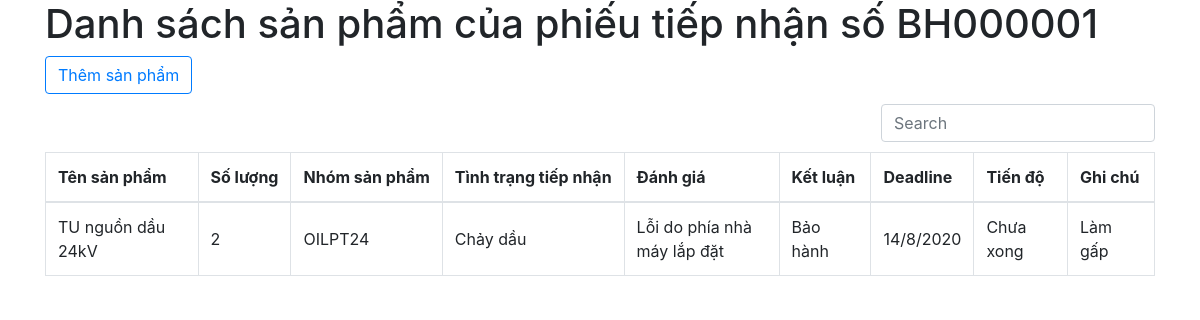
The page /baohanh/notedetail/1 on the database as committed earlier.
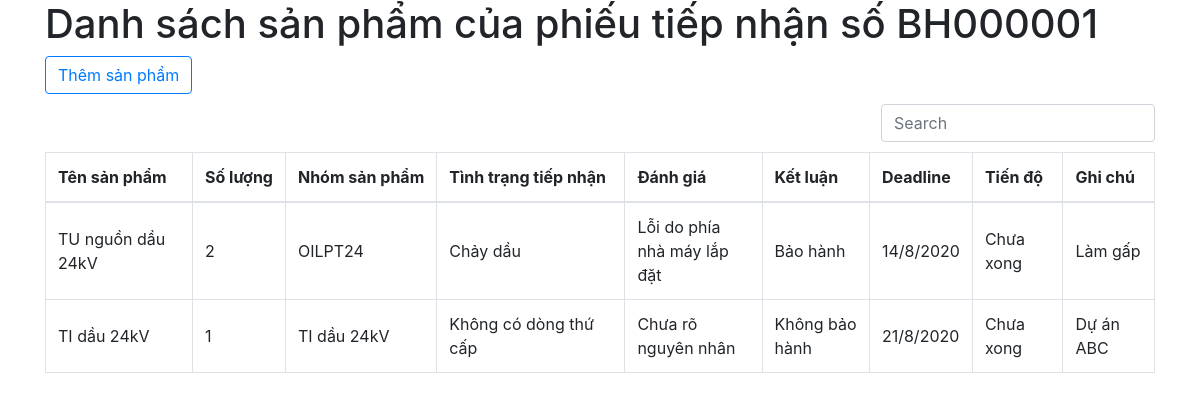
The same page on the database as committed later.
### baohanh/models.py (models this page shows, shortened)
class item(models.Model):
    group = [
        ("TIDAU24", "TI dầu 24kV"),
        ("TUDAU24","TU dầu 24kV"),
        ("TIKHO24I", "TI khô 24kV trong nhà"),
        ("TIKHO24O", "TI khô 24kV ngoài trời"),
        ("TIHT", "TI hạ thế"),
    ]
    noteNumber = models.ForeignKey(receiveTable, on_delete=models.CASCADE, related_name="item")
    itemName = models.CharField(max_length=60)
    quantity = models.IntegerField(null=False)
    itemGroup = models.CharField(max_length=10, choices=group)
    status = models.CharField(max_length=128, blank=True)
    check = models.CharField(max_length=128, blank=True)
    conclude = models.CharField(max_length=128, blank=True)
    deadline = models.DateField()
    note = models.TextField(blank=True)
    done = models.BooleanField(choices=[(True, "Xong"), (False, "Chưa xong")], default=False)

### baohanh/views.py (the view)
# urls.py: path('notedetail/<int:note_id>', views.notedetail, name="notedetail"),
def notedetail(request, note_id):
    if request.method == "POST":
        form = AddItemForm(request.POST)
        if form.is_valid():
            add_item = item()
            noteNumber = receiveTable.objects.get(id=note_id)
            add_item.noteNumber = noteNumber
            add_item.itemName = form.cleaned_data["itemName"]
            add_item.quantity = form.cleaned_data["quantity"]
            add_item.itemGroup = form.cleaned_data["itemGroup"]
            add_item.status = form.cleaned_data["status"]
            add_item.check = form.cleaned_data["check"]
            add_item.conclude = form.cleaned_data["conclude"]
            add_item.deadline = form.cleaned_data["deadline"]
            add_item.note = form.cleaned_data["note"]
            add_item.done = form.cleaned_data["done"]
            add_item.save()
            return redirect("baohanh:notedetail", note_id=note_id)
        else:
            print(form)
            return HttpResponse("Form is not valid")
    else:
        try:
            noteNumber = receiveTable.objects.get(id=note_id)
            items = noteNumber.item.all()
            context = {
                "noteNumber": noteNumber,
                "items": items,
            }
            return render(request, "baohanh/note_detail.html", context)
        except:
            return HttpResponse("Khong co phieu tiep nhan nay")

### baohanh/templates/baohanh/note_detail.html (shortened to what this page needs)
{% extends 'baohanh/layout.html'%}
{% block content %}
<h1>Danh sách sản phẩm của phiếu tiếp nhận số {{ noteNumber.noteNumber }}</h1>
<button type="button" class="btn btn-outline-primary" data-toggle="modal" data-target="#formModal">Thêm sản
    phẩm</button>
<table data-toggle="table" data-search="true">
    <thead>
        <tr>
            <th>Tên sản phẩm</th>
            <th>Số lượng</th>
            <th>Nhóm sản phẩm</th>
            <th>Tình trạng tiếp nhận</th>
            <th>Đánh giá</th>
            <th>Kết luận</th>
            <th>Deadline</th>
            <th>Tiến độ</th>
            <th>Ghi chú</th>
        </tr>
    </thead>
    <tbody>
        {% for item in items %}
        <tr>
            <td>{{ item.itemName }}</td>
            <td>{{ item.quantity }}</td>
            <td>{{ item.get_itemGroup_display }}</td>
            <td>{{ item.status }}</td>
            <td>{{ item.check }}</td>
            <td>{{ item.conclude }}</td>
            <td>{{ item.deadline|date:"j/n/Y" }}</td>
            <td>{{ item.get_done_display }}</td>
            <td>{{ item.note }}</td>
        </tr>
        {% empty %}
        <tr>Chưa có sản phẩm nào</tr>
        {% endfor %}
    </tbody>
</table>
{% endblock %}

Rows that differ between the two databases and show on the page:
added item: itemName "TI dầu 24kV", quantity "1", itemGroup "TI dầu 24kV", status "Không có dòng thứ cấp", check "Chưa rõ nguyên nhân", conclude "Không bảo hành", deadline "21/8/2020", done "Chưa xong", note "Dự án ABC"
